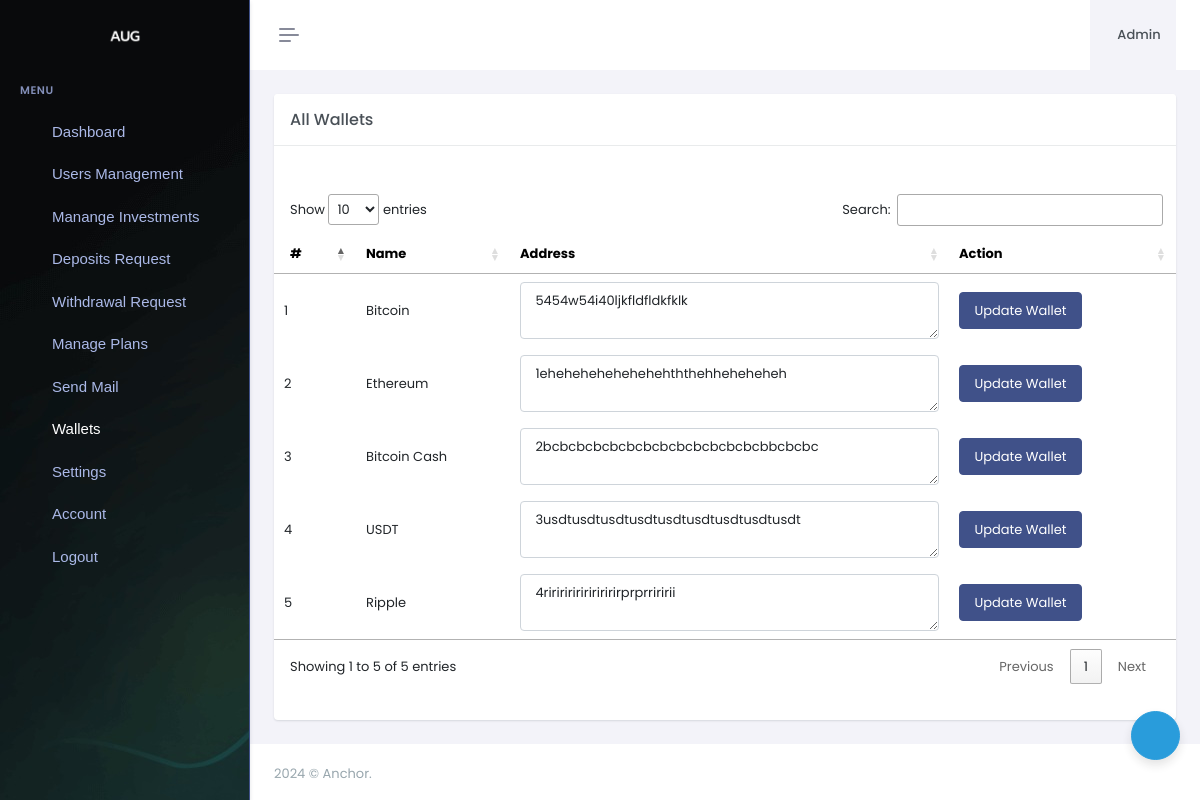
Page /uadmin/wallets.php (signed in) on the committed database.
### tables this page shows
CREATE TABLE `wallets` (
  `id` int(11) NOT NULL,
  `name` varchar(255) NOT NULL,
  `address` varchar(255) NOT NULL
);

CREATE TABLE `settings` (
  `id` int(11) NOT NULL,
  `sitename` varchar(255) NOT NULL,
  `siteurl` varchar(255) NOT NULL,
  `sitemail` varchar(255) NOT NULL,
  `ref_bonus` varchar(255) NOT NULL,
  `btc_wallet` varchar(255) NOT NULL
);

### config/config.php (called while the page is built, shortened)
<?php
include 'db.php';
	$select = mysqli_query($link, "SELECT * FROM settings WHERE id = '1' ");
	if (mysqli_num_rows($select) > 0) {
		$row = mysqli_fetch_assoc($select);
		$sitename = $row['sitename'];
	}
?>

### config/functions.php (called while the page is built, shortened)
<?php
include 'config.php';
?>

### uadmin/wallets.php (the view, shortened to what this page needs)
<?php
include 'header.php';
?>
<link rel="stylesheet" type="text/css" href="https://cdn.datatables.net/1.10.19/css/jquery.dataTables.css">
  <link rel="stylesheet" href=" https://code.jquery.com/ui/1.12.1/themes/base/jquery-ui.css">
  <link rel="stylesheet" href=" https://cdn.datatables.net/1.10.19/css/dataTables.jqueryui.min.css">
  <link rel="stylesheet" href=" https://cdn.datatables.net/buttons/1.5.6/css/buttons.jqueryui.min.css">
  <link rel="stylesheet" href=" https://cdn.datatables.net/1.10.19/css/dataTables.bootstrap.min.css">
  <link rel="stylesheet" href=" https://cdn.datatables.net/buttons/1.5.6/css/buttons.bootstrap.min.css">
  <link rel="stylesheet" href="">
<div class="page-content">
    <div class="container-fluid">
			<div class="row">
			    <div class="col-lg-12">
			        <div class="card">
			            <div class="card-header">
			                <h4 class="card-title mb-0">All Wallets</h4>
			            </div>
			            <div class="card-body">
			                <div id="customerList">
			                    <div class="table-responsive table-card mt-3 mb-1">
			                    	<table id="myTable" class="table-responsive" >
								        <thead class="table-light">
			                                <tr class="info">
												<th>#</th>
												<th>Name</th>
												<th>Address</th>
												<th>Action</th>
											</tr>
			                            </thead>
								        <tbody>
		                                	<?php
		                                		$i = 1;
		                                		$select = mysqli_query($link, "SELECT * FROM wallets ");
		                                		if (mysqli_num_rows($select)) {
		                                			while ($row = mysqli_fetch_assoc($select)) {
		                                	 ?>
		                                	 <tr>
		                                	 <form method="post">
		                                	 		<td><?php echo $i++ ?></td>
				                                	<td><?php echo $row['name'] ?></td>
				                                    <td><textarea name="address" class="form-control"><?php echo $row['address'] ?></textarea></td>
				                                    <td>
														<button type="submit" name="update" onclick="return confirm('To Proceed click Ok')" class="btn btn-primary">Update Wallet</button>
													</td>
				                                </tr>
			                                <?php }
		                                		} ?>
		                            	</tbody>
								      </table>
			                    </div>
			                </div>
			            </div>
			        </div>
			    </div>
			</div>
	</div>
</div>
<?php include 'footer.php'; ?>

### uadmin/header.php (shortened to what this page needs)
<?php
include '../config/db.php';
include '../config/config.php';
include '../config/functions.php';
if (isset($_SESSION['adminid'])) {
        $email = $_SESSION['adminemail'];
        $query = mysqli_query($link, "SELECT * FROM admin WHERE email = '$email' ");
        if (mysqli_num_rows($query) > 0) {
            $row = mysqli_fetch_assoc($query);
            $aname = $row['name'];
        }
    }else{
        echo "<script>window.location.href = 'login.php' </script>";
    }
 ?>
<!doctype html>
<html lang="en" data-layout="vertical" data-topbar="light" data-sidebar="dark" data-sidebar-size="lg" data-sidebar-image="none">
<head>
    <link rel="stylesheet" href="../public/assets/libs/gridjs/theme/mermaid.min.css">
    <link href="../public/assets/libs/swiper/swiper-bundle.min.css" rel="stylesheet" type="text/css" />
    <link href="../public/assets/libs/jsvectormap/css/jsvectormap.min.css" rel="stylesheet" type="text/css" />
    <link href="../public/assets/css/bootstrap.min.css" rel="stylesheet" type="text/css" />
    <link href="../public/assets/css/icons.min.css" rel="stylesheet" type="text/css" />
    <link href="../public/assets/css/app.min.css" rel="stylesheet" type="text/css" />
    <link href="../public/assets/css/custom.min.css" rel="stylesheet" type="text/css" />
    <link rel="stylesheet" href="../public/cdn.datatables.net/1.11.5/css/dataTables.bootstrap5.min.css" />
    <link rel="stylesheet" href="../public/cdn.datatables.net/responsive/2.2.9/css/responsive.bootstrap.min.css" />
    <link rel="stylesheet" href="../public/cdn.datatables.net/buttons/2.2.2/css/buttons.dataTables.min.css">
</head>
<body>
    <div id="layout-wrapper">
        <header id="page-topbar">
    <div class="layout-width">
        <div class="navbar-header">
            <div class="d-flex">
                <button type="button" class="btn btn-sm px-3 fs-16 header-item vertical-menu-btn topnav-hamburger"
                    id="topnav-hamburger-icon">
                    <span class="hamburger-icon">
                        <span></span>
                        <span></span>
                        <span></span>
                    </span>
                </button>
            </div>
            <div class="d-flex align-items-center">
                <div class="dropdown ms-sm-3 header-item topbar-user">
                    <button type="button" class="btn" id="page-header-user-dropdown" data-bs-toggle="dropdown"
                        aria-haspopup="true" aria-expanded="false">
                        <span class="d-flex align-items-center">
                            <span class="text-start ms-xl-2">
                                <span class="d-none d-xl-inline-block ms-1 fw-medium user-name-text"><?php echo ucfirst($aname) ?></span>
                            </span>
                        </span>
                    </button>
                </div>
            </div>
        </div>
    </div>
</header>
        <div class="app-menu navbar-menu" style="background:url('login/auth.jpg')">
            <div class="navbar-brand-box">
                <a href="index.php" class="logo logo-light">
                    <span class="logo-lg">
                        <img src="../public/assets/images/logo-light.png" alt="" height="17">
                    </span>
                </a>
            </div>
            <div id="scrollbar">
                <?php include 'sidebar.php'; ?>
            </div>
            <div class="sidebar-background"></div>
        </div>
        <div class="main-content">

### uadmin/footer.php (shortened to what this page needs)
            <footer class="footer">
                <div class="container-fluid">
                    <div class="row">
                        <div class="col-sm-6">
                            <script>document.write(new Date().getFullYear())</script> © <?php echo $sitename ?>.
                        </div>
                                            </div>
                </div>
            </footer>
        </div>
    </div>
    <div class="customizer-setting d-none d-md-block">
        <div class="btn-info btn-rounded shadow-lg btn btn-icon btn-lg p-2" data-bs-toggle="offcanvas" data-bs-target="#theme-settings-offcanvas" aria-controls="theme-settings-offcanvas">
        </div>
    </div>
</body>
</html>

### uadmin/wallets.php (style rules this page uses)
.table-responsive { overflow-x: hidden; }
@media (max-width: 8000px) { .table-responsive { overflow-x: auto; } }

### rows in the picture
wallets: name "Bitcoin", address "5454w54i40ljkfldfldkfklk"
wallets: name "Ethereum", address "1ehehehehehehehehththehheheheheh"
wallets: name "Bitcoin Cash", address "2bcbcbcbcbcbcbcbcbcbcbcbcbcbbcbcbc"
wallets: name "USDT", address "3usdtusdtusdtusdtusdtusdtusdtusdtusdt"
wallets: name "Ripple", address "4riririririririririrprprriririi"
settings: sitename "Anchor"

### other values in the picture
$aname "Admin"
